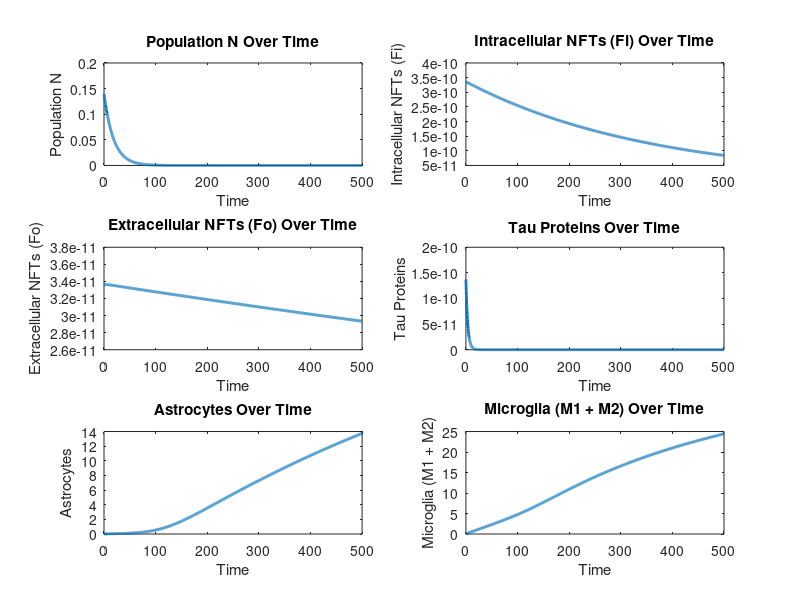

MATLAB code to generate this figure: (Note: this script raises an error after producing the figure.)
function solveNeurodegenerativeODEs_draft()
    % Initial values
    AiBeta = 1e-6;     % Amyloid Beta inside neurons (g/ml)
    AoBeta = 1e-8;     % Amyloid Beta outside neurons (g/ml)
    Tau = 1.37e-10;    % Tan Protein (g/ml)
    Fi = 3.36e-10;     % NFTs inside neurons (g/ml)
    Fo = 3.36e-11;     % NFTs outside neurons (g/ml)
    A = 0.14;          % Astroglias (g/ml)
    M1 = 0.02;         % Proinflammatory Microglias (g/ml)
    M2 = 0.02;         % Anti-inflammatory Microglias (g/ml)
    N = 0.14;          % Neurons (g/ml)

    % Parameters
    lambda_Nd = 0.05365;          % Neuron death rate (1/day)
    lambda_iBeta = 9.51e-6;       % Production rate of Aiβ (g/ml/day)
    lambda_N = 8e-9;              % Production rate of Aoβ by neuron (g/ml/day)
    lambda_MA = 0.045;            % Production rate of astrocytes by M1 (g/ml/day)
    lambda_A = 8e-10;             % Production rate of Aoβ by astrocytes (g/ml/day)
    lambda_tau = 1.35e-11;        % Production rate of Tau proteins by ROS (g/ml/day)
    lambda_F = 1.662e-3;          % Production rate of NFT by Tau (1/day)
    lambda_AA_beta_o = 1.793;     % Production/Activation rate of astrocytes by Aβo (1/day)
    lambda_tau_0 = 8.1e-11;       % Production of Tau proteins (healthy) (1/day)
    lambda_MF = 2e-2;             % Production/Activation rate of Microglias by NFT (1/day)

    % Degradation rates
    d_Fi = 2.77e-3;               % Degradation rate for Fi (1/day)
    d_F0 = 2.77e-4;               % Degradation rate for Fo (1/day)
    d_M1 = 0.015;                 % Degradation rate for M1 (1/day)
    d_M2 = 0.015;                 % Degradation rate for M2 (1/day)
    d_A_beta_o_M = 2e-3;          % Clearance rate of Aoβ by microglia (1/day)
    d_Ai_beta = 9.51;             % Clearance rate of Aiβ (1/day)
    d_A = 1.2e-3;                 % Death rate of astrocytes (1/day)
    d_NF = 3.4e-4;                % Death rate of neurons by NFT (1/day)
    d_tau = 0.277;                % Degradation of τ proteins (1/day)

    % Michaelis-Menten constants
    K_Fi = 3.36e-10;              % Half-saturation of intracellular NFTs (g/ml)
    K_Fo = 2.58e-11;              % Average of extracellular NFTs (g/ml)
    K_Ao_beta = 7e-3;             % Michaelis-Menten coefficient for Aoβ (g/cm3)

    % Other parameters
    M0_G = 0.047;                 % Source of Microglia (g/cm3)
    beta_M1 = 0.9;                % Measure of inflammation for M1
    beta_M2 = 0.09;               % Measure of inflammation for M2
    theta = 0.9;                  % M1/M2 effectivity in clearance of Aoβ
    R0 = 6;                       % Initial inflammation by ROS
    N0 = 0.14;                    % Reference density of neurons (g/cm3)
    A0 = 0.14;                    % Reference density of astrocytes (g/cm3)

    % Define ODEs
    odes = @(t, y) [
        -lambda_Nd * y(1) - lambda_N * y(1) - lambda_F * y(1) * y(5) + d_NF * y(8) * (1 - exp(-beta_M2 * y(7))) * y(1);
        lambda_iBeta - d_Ai_beta * y(2);
        lambda_F * y(1) * y(5) - d_Fi * y(3);
        lambda_F * y(1) * y(5) - d_F0 * y(4);
        lambda_tau * R0 * (1 - exp(-beta_M1 * y(6))) - d_tau * y(5);
        lambda_N * y(1) - d_A_beta_o_M * y(6) * y(8) - lambda_tau * y(5) + d_tau * y(5);
        lambda_MA * (1 - exp(-theta * beta_M1 * y(7))) - d_A * y(7);
        lambda_MA * exp(-theta * beta_M2 * y(7)) - d_A * y(8)
    ];

    % Solve ODEs numerically
    timeSpan = [0 500];
    initialConditions = [N0; AiBeta; Fi; Fo; Tau; AoBeta; M1; M2];
    [t, solution] = ode45(odes, timeSpan, initialConditions);

    % Plot the results
    figure;

    % Population N over time
    subplot(3, 2, 1);
    plot(t, solution(:, 1), 'LineWidth', 2);
    xlabel('Time');
    ylabel('Population N');
    title('Population N Over Time');

    % Intracellular NFTs (Fi) over time
    subplot(3, 2, 2);
    plot(t, solution(:, 3), 'LineWidth', 2);
    xlabel('Time');
    ylabel('Intracellular NFTs (Fi)');
    title('Intracellular NFTs (Fi) Over Time');

    % Extracellular NFTs (Fo) over time
    subplot(3, 2, 3);
    plot(t, solution(:, 4), 'LineWidth', 2);
    xlabel('Time');
    ylabel('Extracellular NFTs (Fo)');
    title('Extracellular NFTs (Fo) Over Time');

    % Tau proteins over time
    subplot(3, 2, 4);
    plot(t, solution(:, 5), 'LineWidth', 2);
    xlabel('Time');
    ylabel('Tau Proteins');
    title('Tau Proteins Over Time');

    % Astrocytes over time
    subplot(3, 2, 5);
    plot(t, solution(:, 7), 'LineWidth', 2);
    xlabel('Time');
    ylabel('Astrocytes');
    title('Astrocytes Over Time');

    % Microglia (M1 + M2) over time
    subplot(3, 2, 6);
    plot(t, solution(:, 7) + solution(:, 8), 'LineWidth', 2);
    xlabel('Time');
    ylabel('Microglia (M1 + M2)');
    title('Microglia (M1 + M2) Over Time');

    % Adjust layout
    sgtitle('Neurodegenerative Model Simulation');

    % Plot the density of extracellular Aβ over time
    figure
    plot(t, solution(:, 6), 'c')
    hold on
    plot(t, solution(:, 7), 'y')
    plot(t, solution(:, 8), 'k')
    xlabel('Time (days)')
    ylabel('Density (g/ml)')
    title('Extracellular Aβ over time')
    legend('Aoβ', 'M1', 'M2')
    hold off

    % Plot the inflammation level over time
    figure
    plot(t, solution(:, 7) ./ solution(:, 8), 'r')
    xlabel('Time (days)')
    ylabel('M1/M2 ratio')
    title('Inflammation level over time')

    % Plot the correlation between neuron density and intracellular NFTs
    figure
    scatter(solution(:, 1), solution(:, 3), 'r')
    xlabel('Neuron density (g/ml)')
    ylabel('Intracellular NFTs (g/ml)')
    title('Correlation between neuron density and intracellular NFTs')
end
